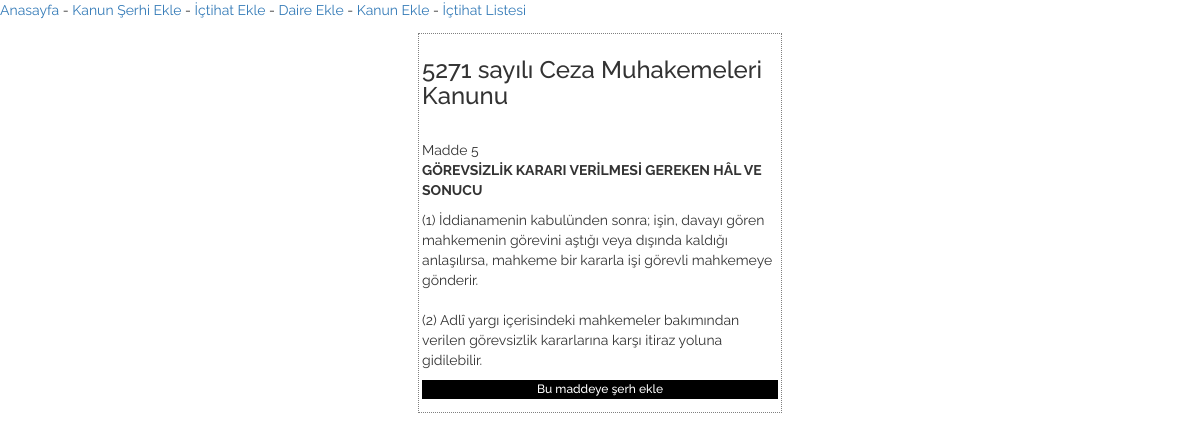
The app's page /ilgilimadde.php?id=Ceza Muhakemeleri Kanunu - 5 with its own data.
### tables this page shows
CREATE TABLE IF NOT EXISTS `kanun` (
  `id` int(11) NOT NULL AUTO_INCREMENT,
  `kanunadi` varchar(255) NOT NULL,
  `kanunno` int(11) NOT NULL,
  `maddeno` int(11) NOT NULL,
  `madde` text NOT NULL,
  `ilgiliserh` varchar(255) NOT NULL,
  `bilgibaslik` varchar(255) NOT NULL,
  PRIMARY KEY (`id`),
  KEY `ilgiliserh` (`ilgiliserh`),
  KEY `maddeno` (`maddeno`),
  KEY `kanunadi` (`kanunadi`),
  KEY `kanunno` (`kanunno`),
  KEY `bilgibaslik` (`bilgibaslik`),
  FULLTEXT KEY `ilgiliserh_2` (`ilgiliserh`)
);

### ilgilimadde.php (the view, shortened to what this page needs)
<?php include('baglan.php'); ?>
<!DOCTYPE html PUBLIC "-//W3C//DTD XHTML 1.0 Transitional//EN" "http://www.w3.org/TR/xhtml1/DTD/xhtml1-transitional.dtd">
<html xmlns="http://www.w3.org/1999/xhtml" xml:lang="en">
<head>
	<link rel="stylesheet" href="css/bootstrap.min.css" />
	<link rel="stylesheet" href="css/ozel.css" />
</head>
<body>
<?php include('menu.php'); ?>
<div class="col-md-4"></div>
<div class="col-md-4">
<div class="kutum">
	<?php
		$id = $_GET['id'];
		$bul = mysqli_query($baglan, "select * from kanun where ilgiliserh='$id'");
		while ($bulyaz = mysqli_fetch_array($bul)) {
			extract($bulyaz);
			echo "<h3>$kanunno sayılı $kanunadi</h3><br>Madde $maddeno<br>$madde";
			echo "<h5 style='font-size:12px; background-color:#000; color:#fff; text-align:center; padding:3px;'><a href='icekle.php?ilgili=$ilgiliserh'>Bu maddeye şerh ekle</a></h5>";
		}
	 ?>
</div>
</div>
</body>
</html>

### css/ozel.css (style rules this page uses)
body { font-family: Raleway; }
body { list-style: none; }
.kutum { border-style: dotted; border-width: 1px; border-color: gray; margin:3px; padding:3px; }
h5 a { color:white; }

### records on screen
kanun: kanunno "5271", kanunadi "Ceza Muhakemeleri Kanunu", maddeno "5", madde "GÖREVSİZLİK KARARI VERİLMESİ GEREKEN HÂL VE SONUCU (1) İddianamenin kabulünden sonra; işin, davayı gören mahkemenin görevini aştığı veya dışında kaldığı anlaşılırsa, mahkeme bir kararla işi görevli mahkemeye gönderir. (2) Adlî yargı içerisindeki mahkemeler bakımından verilen görevsizlik kararlarına karşı itiraz yoluna gidilebilir."
